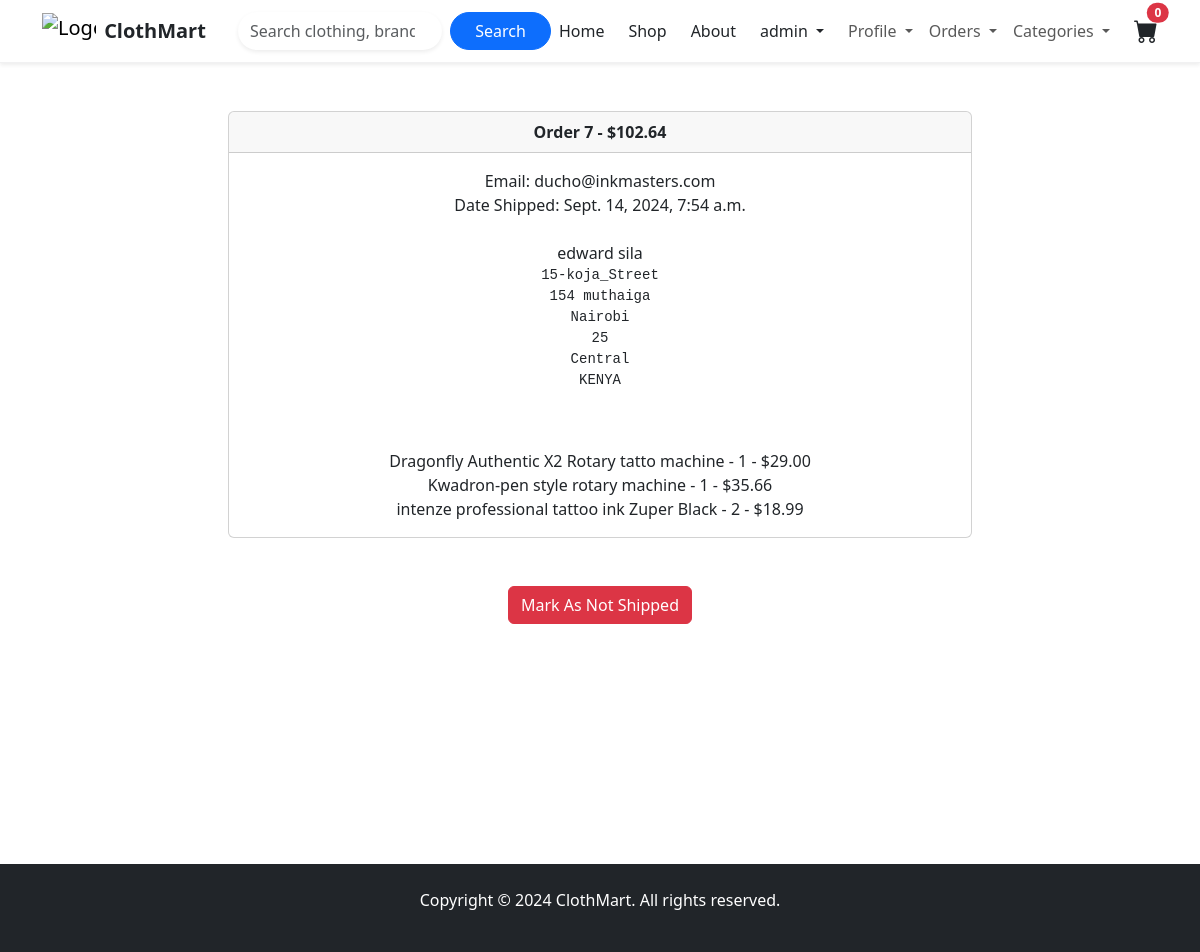
Page /payment/orders/7 (signed in) on the committed database.
### payment/models.py (models this page shows, shortened)
class Order(models.Model):
	user = models.ForeignKey(User, on_delete=models.CASCADE, null=True, blank=True)
	full_name = models.CharField(max_length=250)
	email = models.EmailField(max_length=250)
	shipping_address = models.TextField(max_length=15000)
	amount_paid = models.DecimalField(max_digits=7, decimal_places=2)
	date_ordered = models.DateTimeField(auto_now_add=True)
	shipped = models.BooleanField(default=False)
	date_shipped = models.DateTimeField(blank=True, null=True)

class OrderItem(models.Model):
	order = models.ForeignKey(Order, on_delete=models.CASCADE, null=True)
	product = models.ForeignKey(Product, on_delete=models.CASCADE, null=True)
	user = models.ForeignKey(User, on_delete=models.CASCADE, null=True, blank=True)
	quantity = models.PositiveBigIntegerField(default=1)
	price = models.DecimalField(max_digits=7, decimal_places=2)

### store/models.py (models this page shows)
class Product(models.Model):
    name = models.CharField(max_length=50)
    price = models.DecimalField(default=0, decimal_places=2, max_digits=6)
    category = models.ForeignKey(Category, on_delete=models.CASCADE, default=1)
    description = models.CharField(max_length=250, default='', blank=True,
                                   null=True)
    image = models.ImageField(upload_to='uploads/product/')
    is_sale = models.BooleanField(default=False)
    sale_price = models.DecimalField(default=0, decimal_places=2, max_digits=6)
    def __str__(self):
        return self.name

### payment/views.py (the view, shortened to what this page needs)
# urls.py: path('orders/<int:pk>', views.orders, name='orders'),
def orders(request, pk):
	if request.user.is_authenticated and request.user.is_superuser:
		order = Order.objects.get(id=pk)
		''' get order items'''
		items = OrderItem.objects.filter(order=pk)
		return render(request, "payment/orders.html", {"order":order, "items":items})
	else:
		messages.success(request, "Access denied")
		return redirect('home')

### cart/cart.py (called while the page is built)
    def __len__(self):
        return len(self.cart)

### cart/context_processors.py (called while the page is built)
def cart(request):
    return {'cart': Cart(request)}

### payment/templates/payment/orders.html (shortened to what this page needs)
{% extends 'base.html' %}
{% block content %}
<div class="container">
    <div class="row">
        <center>
            <div class="col-8">
                <br/><br/>
                    <div class="card">
                    <div class="card-header">
                       <strong>Order {{ order.id }} - ${{ order.amount_paid }}</strong>
                    </div>
                    <div class="card-body">
                        Email: {{ order.email }}</br>
                        {% if order.date_shipped %}
                            Date Shipped: {{ order.date_shipped }}
                        {% else %}
                            Date Ordered: {{ order.date_ordered }}
                        {% endif %}
                        <br/><br/>
                        {{ order.full_name }}</br>
                    <pre>{{ order.shipping_address }}<br/>
                    </pre>
                        {% for item in items %}
                            {{ item.product }} - {{ item.quantity }} - ${{ item.price }}<br/>
                        {% endfor %}
                    </div>
                </div>
                <br/><br/>
                {% if not order.shipped %}
                <form method="POST">
                    {% csrf_token %}
                    <input type="hidden" name="shipping_status" value="true">
                    <button type="submit" class="btn btn-success">Mark As Shipped</button>
                </form>
                {% else %}
                <form method="POST">
                    <button type="submit" class="btn btn-danger">Mark As Not Shipped</button>
                </form>
                {% endif %}
                  <br/><br/>
                        <br/><br/>
<br/><br/>
<br/><br/>
<br/><br/>
            </div>
       </center>
   </div>
</div>
{% endblock %}

### store/templates/navbar.html (shortened to what this page needs)
{% load static %}
<link href="https://cdn.jsdelivr.net/npm/bootstrap@5.3.0/dist/css/bootstrap.min.css" rel="stylesheet">
<link href="https://cdnjs.cloudflare.com/ajax/libs/bootstrap-icons/1.10.3/font/bootstrap-icons.min.css" rel="stylesheet">
<nav class="navbar navbar-expand-lg navbar-light bg-white shadow-sm sticky-top">
    <div class="container">
        <a class="navbar-brand d-flex align-items-center gap-2" href="{% url 'home' %}">
            <img src="{% static 'assets/logo-small.png' %}" alt="Logo" style="height:36px; width:auto; object-fit:contain;">
            <span class="fw-bold text-dark">ClothMart</span>
        </a>
        <div class="collapse navbar-collapse" id="navbarNav">
            <form class="d-flex ms-3 w-50" role="search" action="{% url 'search' %}" method="get">
                <input class="form-control rounded-pill border-0 shadow-sm me-2" type="search" placeholder="Search clothing, brands, styles..." aria-label="Search" name="q">
                <button class="btn btn-primary rounded-pill px-4" type="submit">Search</button>
            </form>
            <ul class="navbar-nav ms-auto align-items-center">
                <li class="nav-item me-2">
                    <a class="nav-link text-dark" href="{% url 'home' %}">Home</a>
                </li>
                <li class="nav-item me-2">
                    <a class="nav-link text-dark" href="{% url 'category_summary' %}">Shop</a>
                </li>
                <li class="nav-item me-2">
                    <a class="nav-link text-dark" href="{% url 'about' %}">About</a>
                </li>
                {% if user.is_authenticated %}
                <li class="nav-item dropdown me-2">
                    <a class="nav-link dropdown-toggle text-dark" href="#" id="profileDropdown" role="button" data-bs-toggle="dropdown" aria-expanded="false">
                        {{ user.username }}
                    </a>
                </li>
                 <li class="nav-item dropdown">
                    <a class="nav-link dropdown-toggle" href="#" id="profileDropdown" role="button" data-bs-toggle="dropdown" aria-expanded="false">
                        Profile
                    </a>
                </li>
                {% if user.is_superuser %}
                 <li class="nav-item dropdown">
                    <a class="nav-link dropdown-toggle" href="#" id="profileDropdown" role="button" data-bs-toggle="dropdown" aria-expanded="false">
                        Orders
                    </a>
                </li>
                {% endif %}
                {% endif %}
                <li class="nav-item dropdown">
                    <a class="nav-link dropdown-toggle" href="#" id="categoriesDropdown" role="button" data-bs-toggle="dropdown" aria-expanded="false">
                        Categories
                    </a>
                </li>
                <li class="nav-item ms-3">
                    <a class="nav-link position-relative p-0" href="{% url 'cart_summary' %}">
                        <i class="bi bi-cart-fill fs-4 text-dark"></i>
                        <span class="position-absolute top-0 start-100 translate-middle badge rounded-pill bg-danger">{{ cart|length }}</span>
                    </a>
                </li>
            </ul>
        </div>
    </div>
</nav>

### static/css/style.css (style rules this page uses)
:root { --bg: #f6f7f9; --muted: #6b7280; --accent: #1f2937; --primary: #111827; --accent-2: #ef4444; }
body { font-family: 'Inter', system-ui, -apple-system, 'Segoe UI', Roboto, 'Helvetica Neue', Arial; background: var(--bg); color: var(--primary); margin: 0; }
a { color: inherit; }
.navbar { background: #fff; border-bottom: 1px solid rgba(16,24,40,0.06); padding: 0.6rem 0; }
.navbar-brand img { height:36px; }

### rows in the picture
Order: id "7", amount_paid "102.64", email "ducho@inkmasters.com", date_shipped "Sept. 14, 2024, 7:54 a.m.", full_name "edward sila", shipping_address "15-koja_Street 154 muthaiga Nairobi 25 Central KENYA"
OrderItem: product "Dragonfly Authentic X2 Rotary tatto machine", quantity "1", price "29.00"
OrderItem: product "Kwadron-pen style rotary machine", quantity "1", price "35.66"
OrderItem: product "intenze professional tattoo ink Zuper Black", quantity "2", price "18.99"

### other values in the picture
{{ user.username }} "admin"
{{ cart|length }} "0"
